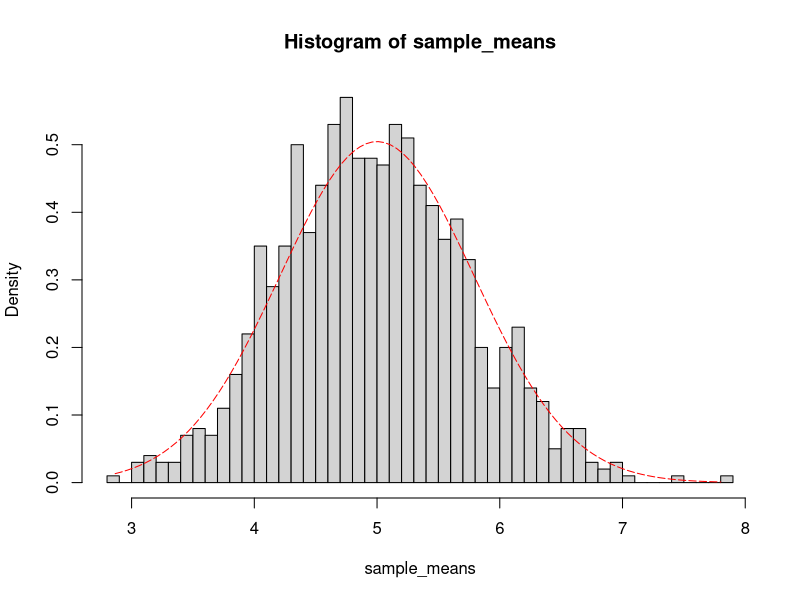

Here is the R script that generated this plot:
## ---- chunk 1
n <- 40
sim <- 1000
lambda <- 0.2

data <- replicate(sim, rexp(n, lambda))

nrow(data)
ncol(data)


data_with_mn <- rbind(data, colMeans(data))

nrow(data_with_mn)

sample_means <- data_with_mn[41,]

## ---- chunk 2
head(data)
summary(data)
## ---- chunk 3
thmean <- 1/lambda
thsd <- (1/lambda)/sqrt(n)

calcmean <- mean(sample_means)
calcsd <- sd(sample_means)

thmean
calcmean

thsd
calcsd

## ---- chunk 4
x <- seq(min(sample_means), max(sample_means), length=100)
y <- dnorm(x, mean=1/lambda, sd=(1/lambda/sqrt(n)))

hist(sample_means, freq = F, breaks = n)
lines(x, y, pch=15, col="red", lty=5)
